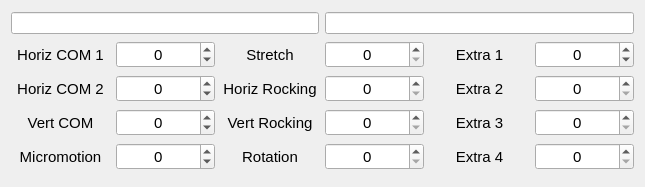
<?xml version="1.0" encoding="UTF-8"?>
<ui version="4.0">
 <class>Form</class>
 <widget class="QWidget" name="Form">
  <property name="geometry">
   <rect>
    <x>0</x>
    <y>0</y>
    <width>645</width>
    <height>187</height>
   </rect>
  </property>
  <property name="sizePolicy">
   <sizepolicy hsizetype="Preferred" vsizetype="Fixed">
    <horstretch>0</horstretch>
    <verstretch>0</verstretch>
   </sizepolicy>
  </property>
  <property name="windowTitle">
   <string>Form</string>
  </property>
  <layout class="QGridLayout" name="gridLayout">
   <item row="3" column="4">
    <widget class="QLabel" name="label_5">
     <property name="font">
      <font>
       <pointsize>11</pointsize>
      </font>
     </property>
     <property name="text">
      <string>Extra 1</string>
     </property>
     <property name="alignment">
      <set>Qt::AlignCenter</set>
     </property>
    </widget>
   </item>
   <item row="4" column="4">
    <widget class="QLabel" name="label_11">
     <property name="font">
      <font>
       <pointsize>11</pointsize>
      </font>
     </property>
     <property name="text">
      <string>Extra 2</string>
     </property>
     <property name="alignment">
      <set>Qt::AlignCenter</set>
     </property>
    </widget>
   </item>
   <item row="5" column="4">
    <widget class="QLabel" name="label_10">
     <property name="font">
      <font>
       <pointsize>11</pointsize>
      </font>
     </property>
     <property name="text">
      <string>Extra 3</string>
     </property>
     <property name="alignment">
      <set>Qt::AlignCenter</set>
     </property>
    </widget>
   </item>
   <item row="5" column="0">
    <widget class="QLabel" name="label_3">
     <property name="font">
      <font>
       <pointsize>11</pointsize>
      </font>
     </property>
     <property name="text">
      <string>Vert COM</string>
     </property>
     <property name="alignment">
      <set>Qt::AlignCenter</set>
     </property>
    </widget>
   </item>
   <item row="3" column="1">
    <widget class="QSpinBox" name="uiRadial1">
     <property name="font">
      <font>
       <pointsize>11</pointsize>
      </font>
     </property>
     <property name="alignment">
      <set>Qt::AlignCenter</set>
     </property>
     <property name="keyboardTracking">
      <bool>false</bool>
     </property>
     <property name="minimum">
      <number>-5</number>
     </property>
     <property name="maximum">
      <number>5</number>
     </property>
    </widget>
   </item>
   <item row="6" column="0">
    <widget class="QLabel" name="label_4">
     <property name="font">
      <font>
       <pointsize>11</pointsize>
      </font>
     </property>
     <property name="text">
      <string>Micromotion</string>
     </property>
     <property name="alignment">
      <set>Qt::AlignCenter</set>
     </property>
    </widget>
   </item>
   <item row="4" column="1">
    <widget class="QSpinBox" name="uiRadial2">
     <property name="font">
      <font>
       <pointsize>11</pointsize>
      </font>
     </property>
     <property name="alignment">
      <set>Qt::AlignCenter</set>
     </property>
     <property name="keyboardTracking">
      <bool>false</bool>
     </property>
     <property name="minimum">
      <number>-5</number>
     </property>
     <property name="maximum">
      <number>5</number>
     </property>
    </widget>
   </item>
   <item row="5" column="1">
    <widget class="QSpinBox" name="uiAxial">
     <property name="font">
      <font>
       <pointsize>11</pointsize>
      </font>
     </property>
     <property name="alignment">
      <set>Qt::AlignCenter</set>
     </property>
     <property name="keyboardTracking">
      <bool>false</bool>
     </property>
     <property name="minimum">
      <number>-5</number>
     </property>
     <property name="maximum">
      <number>5</number>
     </property>
    </widget>
   </item>
   <item row="3" column="0">
    <widget class="QLabel" name="label">
     <property name="font">
      <font>
       <pointsize>11</pointsize>
      </font>
     </property>
     <property name="text">
      <string>Horiz COM 1</string>
     </property>
     <property name="alignment">
      <set>Qt::AlignCenter</set>
     </property>
    </widget>
   </item>
   <item row="4" column="0">
    <widget class="QLabel" name="label_2">
     <property name="font">
      <font>
       <pointsize>11</pointsize>
      </font>
     </property>
     <property name="text">
      <string>Horiz COM 2</string>
     </property>
     <property name="alignment">
      <set>Qt::AlignCenter</set>
     </property>
    </widget>
   </item>
   <item row="6" column="1">
    <widget class="QSpinBox" name="uiMicromotion">
     <property name="font">
      <font>
       <pointsize>11</pointsize>
      </font>
     </property>
     <property name="alignment">
      <set>Qt::AlignCenter</set>
     </property>
     <property name="keyboardTracking">
      <bool>false</bool>
     </property>
     <property name="minimum">
      <number>-5</number>
     </property>
     <property name="maximum">
      <number>5</number>
     </property>
    </widget>
   </item>
   <item row="3" column="2">
    <widget class="QLabel" name="label_6">
     <property name="font">
      <font>
       <pointsize>11</pointsize>
      </font>
     </property>
     <property name="text">
      <string>Stretch</string>
     </property>
     <property name="alignment">
      <set>Qt::AlignCenter</set>
     </property>
    </widget>
   </item>
   <item row="3" column="3">
    <widget class="QSpinBox" name="spinBox">
     <property name="font">
      <font>
       <pointsize>11</pointsize>
      </font>
     </property>
     <property name="alignment">
      <set>Qt::AlignCenter</set>
     </property>
    </widget>
   </item>
   <item row="4" column="2">
    <widget class="QLabel" name="label_7">
     <property name="font">
      <font>
       <pointsize>11</pointsize>
      </font>
     </property>
     <property name="text">
      <string>Horiz Rocking</string>
     </property>
     <property name="alignment">
      <set>Qt::AlignCenter</set>
     </property>
    </widget>
   </item>
   <item row="5" column="2">
    <widget class="QLabel" name="label_8">
     <property name="font">
      <font>
       <pointsize>11</pointsize>
      </font>
     </property>
     <property name="text">
      <string>Vert Rocking</string>
     </property>
     <property name="alignment">
      <set>Qt::AlignCenter</set>
     </property>
    </widget>
   </item>
   <item row="6" column="2">
    <widget class="QLabel" name="label_9">
     <property name="font">
      <font>
       <pointsize>11</pointsize>
      </font>
     </property>
     <property name="text">
      <string>Rotation</string>
     </property>
     <property name="alignment">
      <set>Qt::AlignCenter</set>
     </property>
    </widget>
   </item>
   <item row="4" column="3">
    <widget class="QSpinBox" name="spinBox_2">
     <property name="font">
      <font>
       <pointsize>11</pointsize>
      </font>
     </property>
     <property name="alignment">
      <set>Qt::AlignCenter</set>
     </property>
    </widget>
   </item>
   <item row="5" column="3">
    <widget class="QSpinBox" name="spinBox_3">
     <property name="font">
      <font>
       <pointsize>11</pointsize>
      </font>
     </property>
     <property name="alignment">
      <set>Qt::AlignCenter</set>
     </property>
    </widget>
   </item>
   <item row="6" column="3">
    <widget class="QSpinBox" name="spinBox_4">
     <property name="font">
      <font>
       <pointsize>11</pointsize>
      </font>
     </property>
     <property name="alignment">
      <set>Qt::AlignCenter</set>
     </property>
    </widget>
   </item>
   <item row="6" column="4">
    <widget class="QLabel" name="label_12">
     <property name="font">
      <font>
       <pointsize>11</pointsize>
      </font>
     </property>
     <property name="text">
      <string>Extra 4</string>
     </property>
     <property name="alignment">
      <set>Qt::AlignCenter</set>
     </property>
    </widget>
   </item>
   <item row="3" column="5">
    <widget class="QSpinBox" name="uiRotation">
     <property name="font">
      <font>
       <pointsize>11</pointsize>
      </font>
     </property>
     <property name="alignment">
      <set>Qt::AlignCenter</set>
     </property>
     <property name="keyboardTracking">
      <bool>false</bool>
     </property>
     <property name="minimum">
      <number>-10</number>
     </property>
     <property name="maximum">
      <number>10</number>
     </property>
    </widget>
   </item>
   <item row="4" column="5">
    <widget class="QSpinBox" name="spinBox_6">
     <property name="font">
      <font>
       <pointsize>11</pointsize>
      </font>
     </property>
     <property name="alignment">
      <set>Qt::AlignCenter</set>
     </property>
    </widget>
   </item>
   <item row="5" column="5">
    <widget class="QSpinBox" name="spinBox_5">
     <property name="font">
      <font>
       <pointsize>11</pointsize>
      </font>
     </property>
     <property name="alignment">
      <set>Qt::AlignCenter</set>
     </property>
    </widget>
   </item>
   <item row="6" column="5">
    <widget class="QSpinBox" name="spinBox_7">
     <property name="font">
      <font>
       <pointsize>11</pointsize>
      </font>
     </property>
     <property name="alignment">
      <set>Qt::AlignCenter</set>
     </property>
    </widget>
   </item>
   <item row="0" column="3" colspan="3">
    <widget class="QLineEdit" name="uiName">
     <property name="readOnly">
      <bool>true</bool>
     </property>
    </widget>
   </item>
   <item row="0" column="0" colspan="3">
    <widget class="QLineEdit" name="uiCollection">
     <property name="readOnly">
      <bool>true</bool>
     </property>
    </widget>
   </item>
  </layout>
 </widget>
 <resources/>
 <connections/>
</ui>
